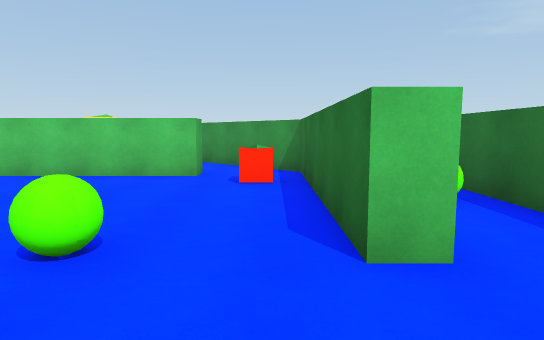
[1] (above)

18 first-person views from a walk through a Unity game level. The camera is 1.5 m above the floor, tilts 6° down and sees 75° across. The floor is counted in squares, 2 m on a side. Each view is taken from the middle of a square. On the plan, view 1 faces up. The plan holds only what a view shows up to about 11 squares ahead; the rest is blank. The place goes on beyond the plan.

[2]
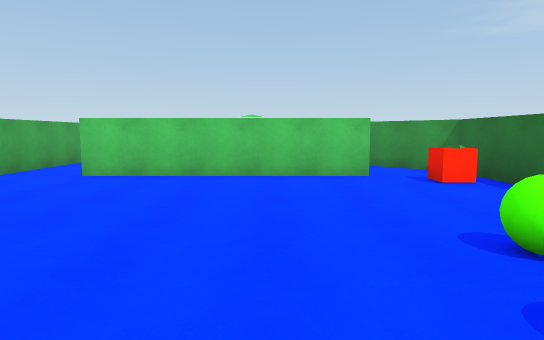

[3]
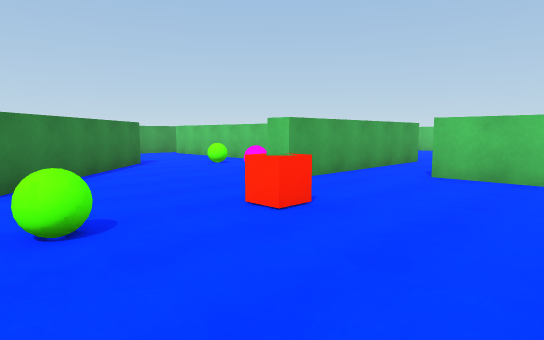

[4]
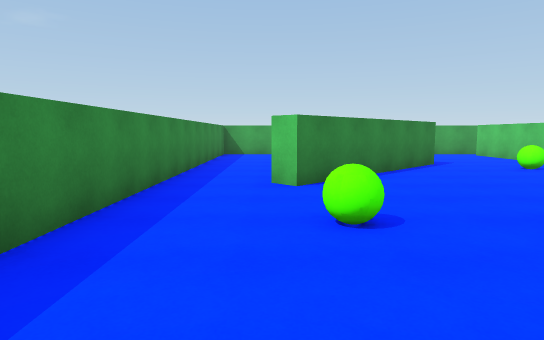

[5]
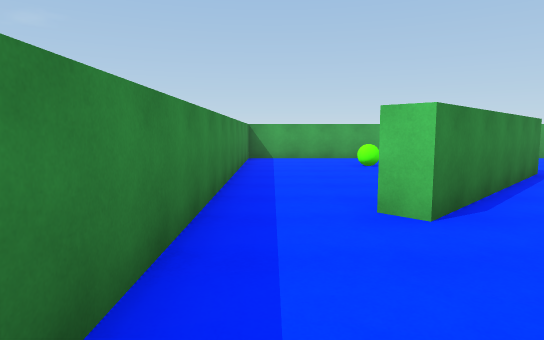

[6]
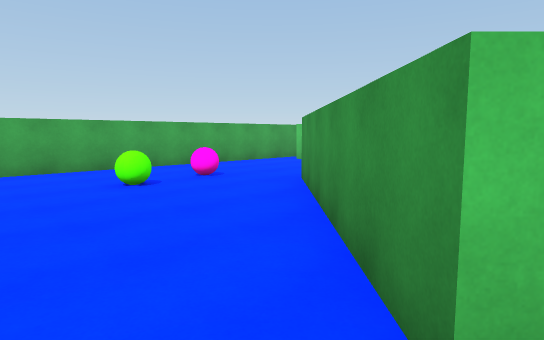

[7]
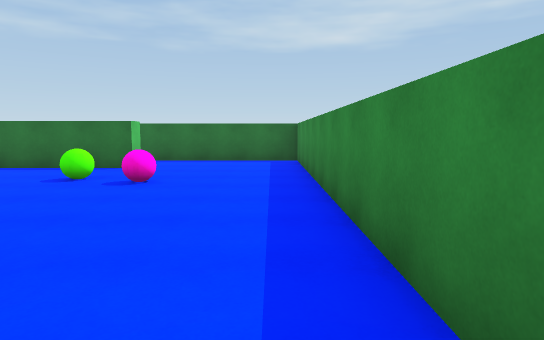

[8]
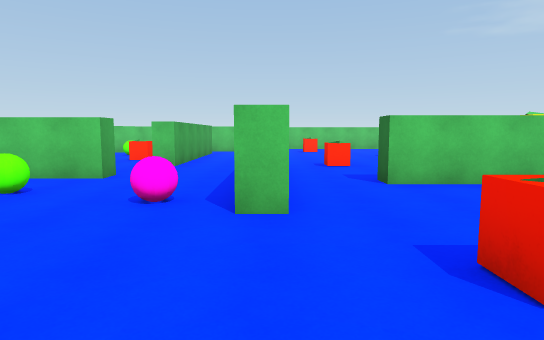

[9]
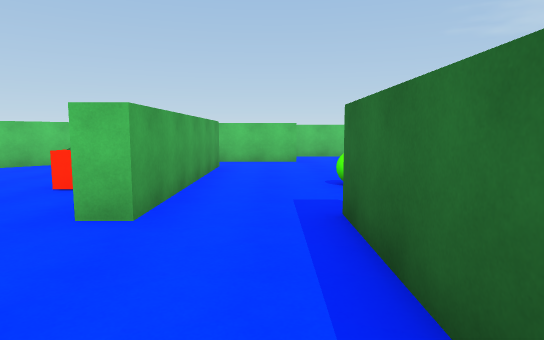

[10]
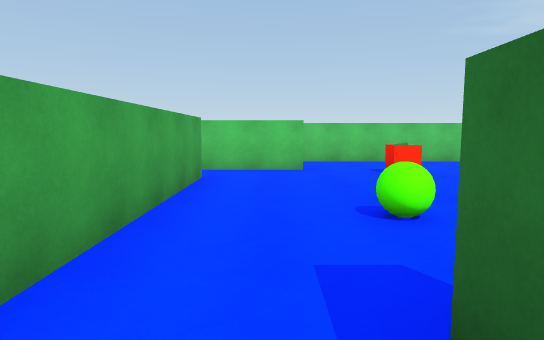

[11]
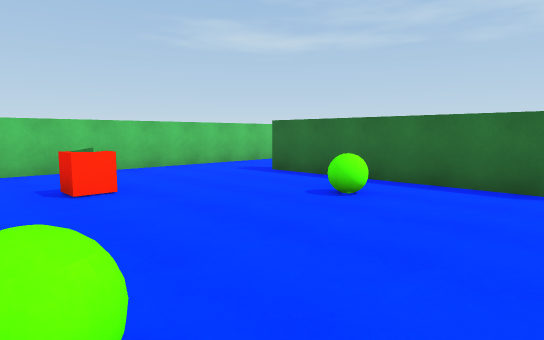

[12]
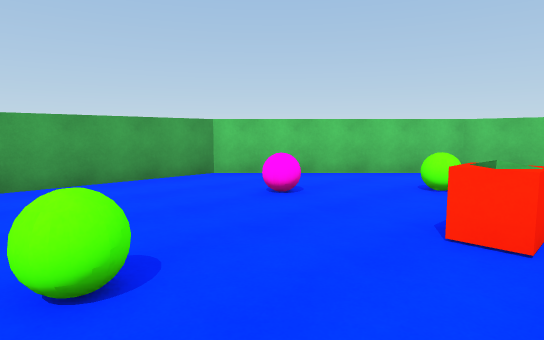

[13]
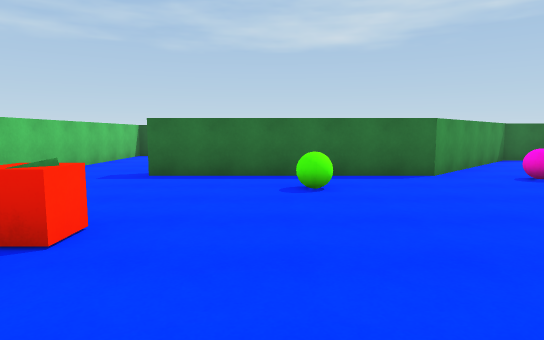

[14]
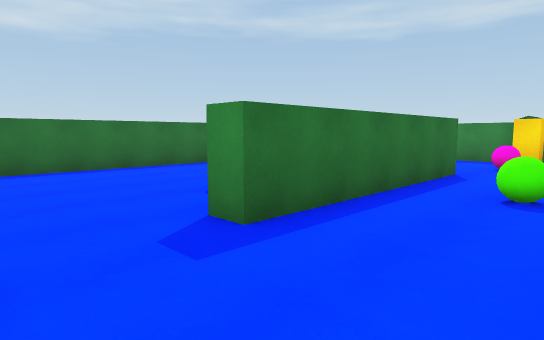

[15]
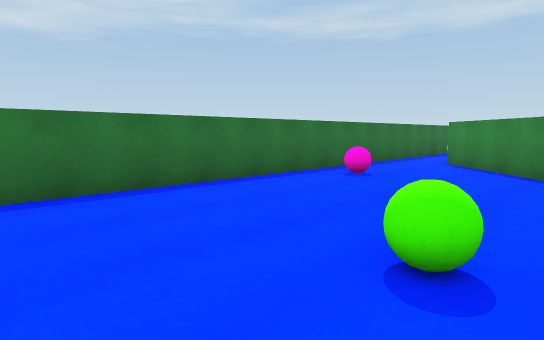

[16]
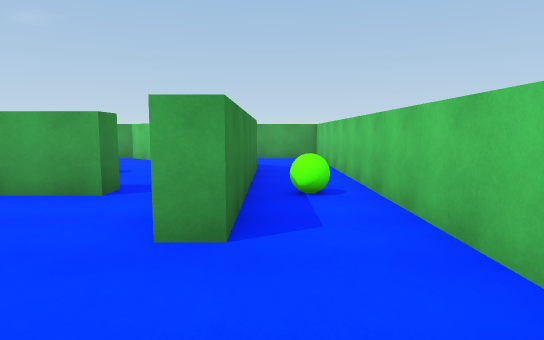

[17]
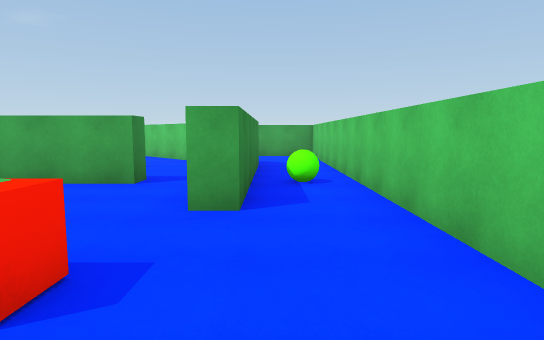

[18]
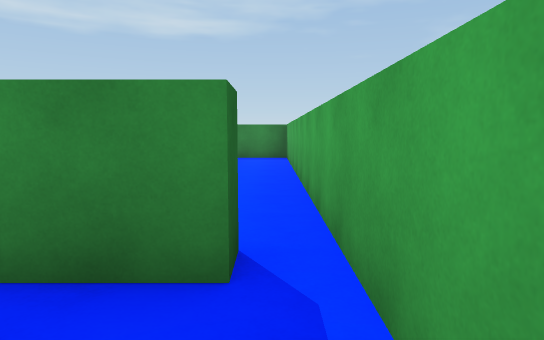

### Floor plan
Points are (right, up) in squares from view 1. A wall is a line through its corners. A room is listed if a view was taken in it or the views show most of it. See-through windows are left out.
Room 1 (views 1, 2, 3, 4, 5, 7, 8)
walls: (1.1, 2) (0.5, 2) (0.5, 6.8) (-1.4, 8.8); (-2.6, 6.6) (-1.6, 6.6); (-1.3, 6.6) (-1.3, 6.1) (-6.3, 6.1) (-6.3, 6.8); (-8.9, 0.4) (-9.3, 0); (-7.8, 6.4) (-7.8, 4.2) (-8.4, 4.2); (-8.4, -1.7) (2.6, -1.7) (2.6, 1.5)
ways out: opening at (-8, 2) to room 2; opening at (-7, 7) to room 4; opening at (-2.7, 8) to room 4; opening at (2, 2) to room 6
objects: green ball (-7, 1); other object (-7, 3); pink ball (-2, 1); green ball (-1, 2); other object (0, 6)
Room 2 (views 6, 9)
walls: (-12.5, 3.9) (-8.9, 0.4); (-10.8, 6.8) (-15.8, 6.8); (-9.3, 0) (-12.8, 3.5); (-16.4, 6.5) (-16.4, -1.7) (-8.4, -1.7)
ways out: opening at (-8, 2) to room 1; opening at (-9.5, 7) to room 3; opening at (-16, 7) to room 5
objects: green ball (-14, 1); pink ball (-14, 3); green ball (-11, 5); pink ball (-9, 5)
Room 3 (view 10)
walls: (-10.8, 7.4) (-10.8, 6.8); (-8.3, 6.8) (-8.3, 9.2)
ways out: opening at (-9.5, 7) to room 2; opening at (-9.5, 9) to room 4; opening at (-11, 8) to room 5
Room 4 (views 11, 13, 14, 16, 17)
walls: (-7.8, 9.2) (-7.8, 6.4); (-8.4, 15.7) (-8.4, 15.2) (-11.5, 15.2); (-10.8, 14) (-10.2, 14) (-10.2, 9); (-3.8, 6.6) (-2.6, 6.6); (-3.5, 17.3) (-8.4, 17.3); (-1.4, 8.8) (-2.8, 10.2) (-2.8, 15.2)
ways out: opening at (-7, 7) to room 1; opening at (-2.7, 8) to room 1; opening at (-9.5, 9) to room 3; opening at (-11, 15) to room 5; opening at (-3, 16.5) to room 6; opening at (-9, 17)
objects: green ball (-8, 11); other object (-7, 9); other object (-7, 15); green ball (-4, 12); other object (-3, 7); pink ball (-3, 9)
Room 5 (views 12, 18)
walls: (-10.2, 9) (-10.8, 9); (-15.8, 6.8) (-15.8, 7.3) (-14.6, 7.3); (-11.5, 15.2) (-13.2, 15.2) (-16.4, 11.9) (-16.4, 6.5)
ways out: opening at (-16, 7) to room 2; opening at (-11, 8) to room 3; opening at (-11, 15) to room 4
objects: pink ball (-14, 11); green ball (-13, 8); green ball (-13, 13); other object (-12, 11)
Room 6 (view 15)
walls: (-1.2, 9.2) (1.1, 6.9); (-2.8, 15.2) (-2.2, 15.2); (2, 17.3) (-3.5, 17.3); (2.6, 1.5) (2.6, 16.1)
ways out: opening at (2, 2) to room 1; opening at (-3, 16.5) to room 4
objects: green ball (-1, 14); other object (2, 4); pink ball (2, 10)

Positions as (right, up) in squares from view 1, and headings:
1: (0, 0), facing up
2: (-3, 0), facing up
3: (-4, 0), facing up-left
4: (-4, 0), facing left
5: (-6, -1), facing left
6: (-9, -1), facing up-left
7: (-7, -1), facing right
8: (-8, 1), facing up
9: (-9, 6), facing up
10: (-9, 8), facing up
11: (-8, 10), facing up-right
12: (-11, 8), facing up-left
13: (-9, 13), facing right
14: (-5, 17), facing down-right
15: (-2, 16), facing down-right
16: (-6, 16), facing left
17: (-5, 16), facing left
18: (-16, 9), facing down
